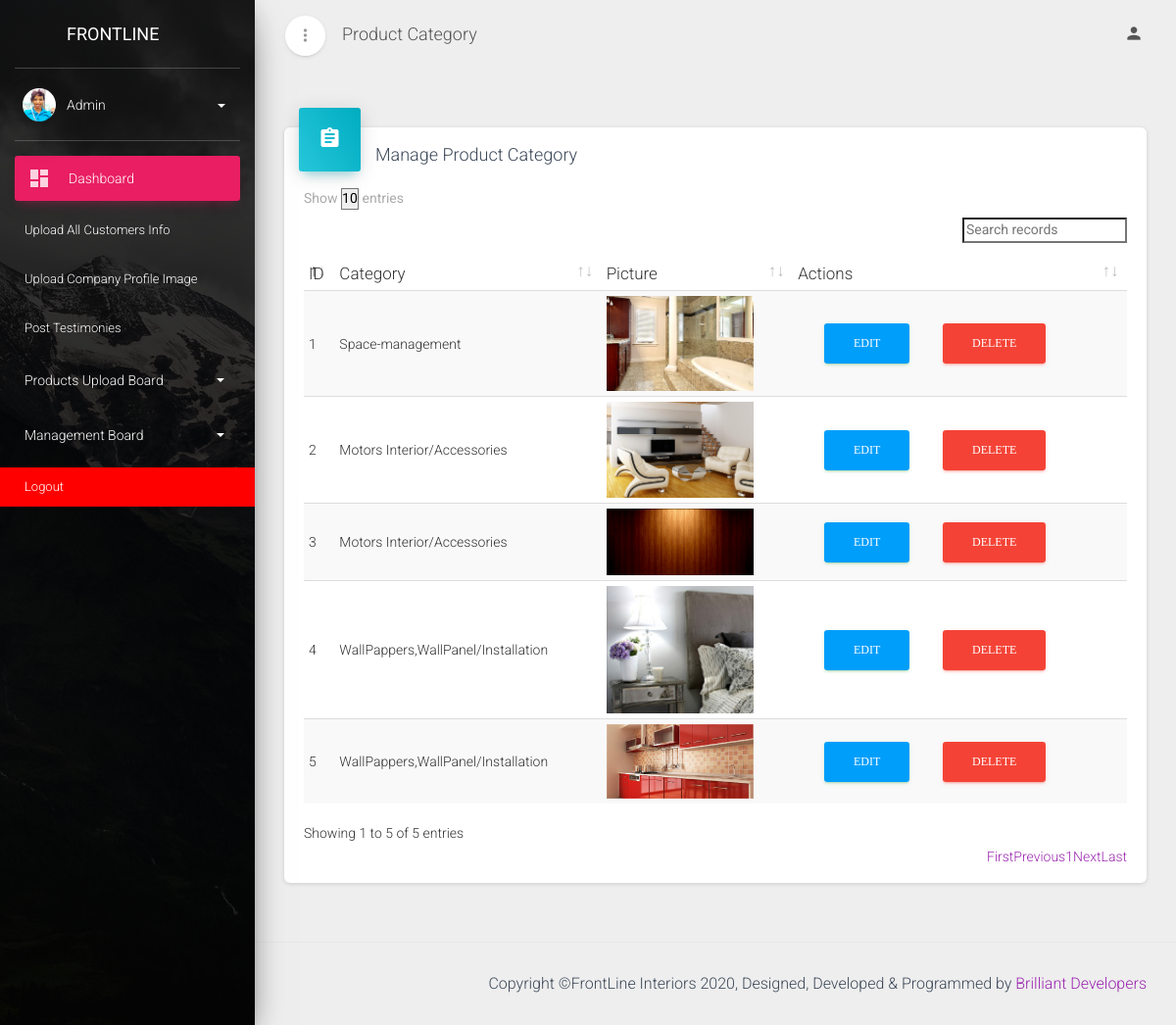
The app's page /admin/manageP_category.php (signed in) with its own data.
### tables this page shows
CREATE TABLE `productcategory` (
  `id` int(11) NOT NULL,
  `description` text NOT NULL,
  `category` text NOT NULL,
  `amount` text NOT NULL,
  `file` text NOT NULL
);

### admin/manageP_category.php (the view, shortened to what this page needs)
<?php include("include/header.php");?>
   <div class="main-panel">
     <nav class="navbar navbar-expand-lg navbar-transparent navbar-absolute fixed-top ">
       <div class="container-fluid">
         <div class="navbar-wrapper">
           <div class="navbar-minimize">
             <button id="minimizeSidebar" class="btn btn-just-icon btn-white btn-fab btn-round">
               <i class="material-icons text_align-center visible-on-sidebar-regular">more_vert</i>
             </button>
           </div>
           <a class="navbar-brand" href="#pablo">Product Category</a>
         </div>
         <div class="collapse navbar-collapse justify-content-end">
           <ul class="navbar-nav">
             <li class="nav-item dropdown">
               <a class="nav-link" href="#pablo" id="navbarDropdownProfile" data-toggle="dropdown" aria-haspopup="true" aria-expanded="false">
                 <i class="material-icons">person</i>
               </a>
             </li>
           </ul>
         </div>
       </div>
     </nav>
     <div class="content">
       <div class="container-fluid">
         <div class="row">
           <div class="col-md-12">
             <div class="card">
               <div class="card-header card-header-info card-header-icon">
                 <div class="card-icon">
                   <i class="material-icons">assignment</i>
                 </div>
                 <h4 class="card-title">Manage Product Category</h4>
               </div>
               <div class="card-body">
                 <div class="material-datatables">
                   <table id="datatables" class="table table-striped table-no-bordered table-hover" cellspacing="0" width="100%" style="width:100%">
                     <thead>
                       <tr>
                         <th>ID</th>
                         <th>Category</th>
                         <th>Picture</th>
                         <th class="">Actions</th>
                       </tr>
                     </thead>
                     <tbody>
                       <?php $sql = "SELECT * FROM productcategory ORDER BY id DESC";
                            $x = 1;
                            if ($query_run = mysqli_query($connection,$sql)) {
                            while($query_row = mysqli_fetch_assoc($query_run)){
                             $desc = $query_row['category'];
                             $pic = $query_row['file'];
                       ?>
                        <tr>
                         <td><?php echo $x++;?></td>
                         <td><?php echo $desc;?></td>
                         <td><img src='<?php echo "categoryFiles/" .$pic;?>' alt="" width="150px" hieght="150px" /></td>
                          <td class="text-right">
                            <ul class="nav nav-pills">
                             <li role="presentation">
                              <a href="editCategory.php?id=<?php echo $query_row['id']; ?>">
                               <span class="fa fa-pencil"><button class="btn btn-success btn-xs" style="background-color:#009efb;">Edit</button></span>
                              </a>
                           </li>&nbsp;&nbsp;&nbsp;&nbsp;&nbsp;&nbsp;
                             <li role="presentation">
                               <a  href='deleteCategory.php?id=<?php echo $query_row['id']; ?>'onclick='return confirm("Are you really sure?")'>
                                <span class="fa fa-trash"><button class="btn btn-danger btn-xs">Delete</button></span>
                               </a>
                             </li>
                           </ul>
                         </td>
                       </tr>
                          <?php
                         }
                       }
                     ?>
                     </tbody>
                   </table>
                 </div>
               </div>
             </div>
           </div>
         </div>
       </div>
     </div>
   <?php include("include/footer.php");?>

### records on screen
productcategory: category "Space-management", file (picture)
productcategory: category "Motors Interior/Accessories", file (picture)
productcategory: category "Motors Interior/Accessories", file (picture)
productcategory: category "WallPappers,WallPanel/Installation", file (picture)
productcategory: category "WallPappers,WallPanel/Installation", file (picture)
